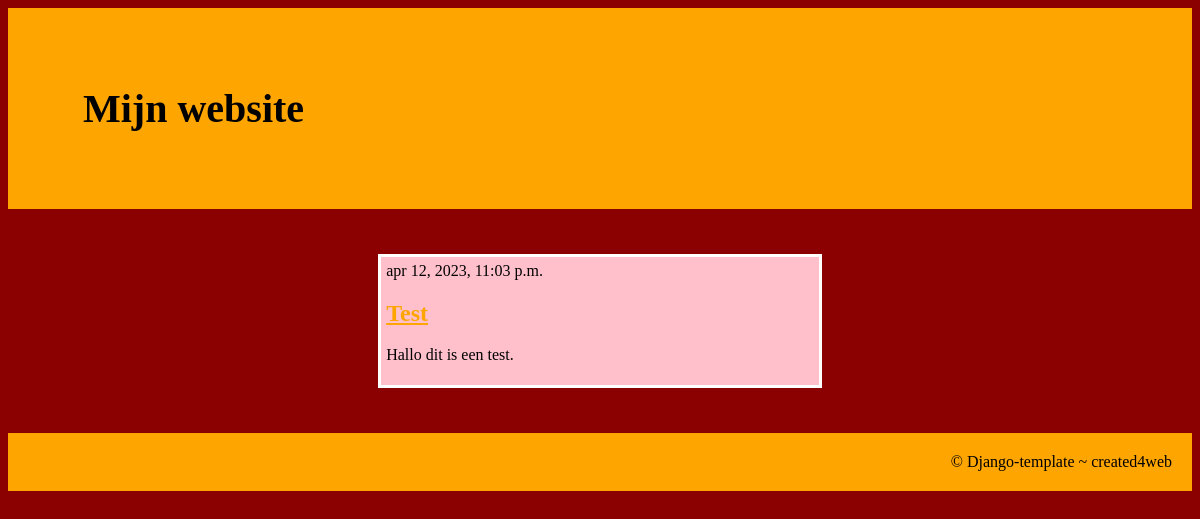
Before: / with the older database file.
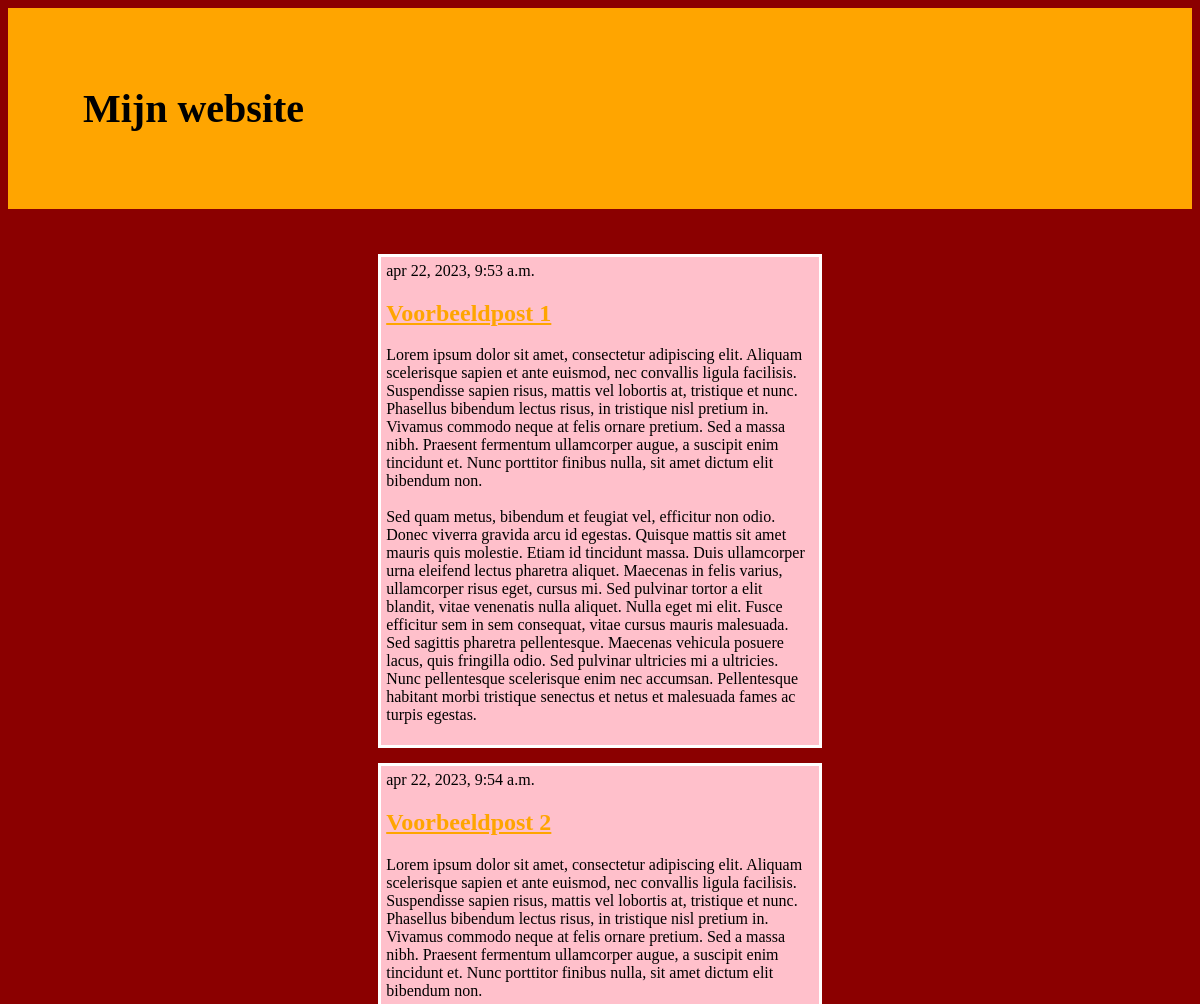
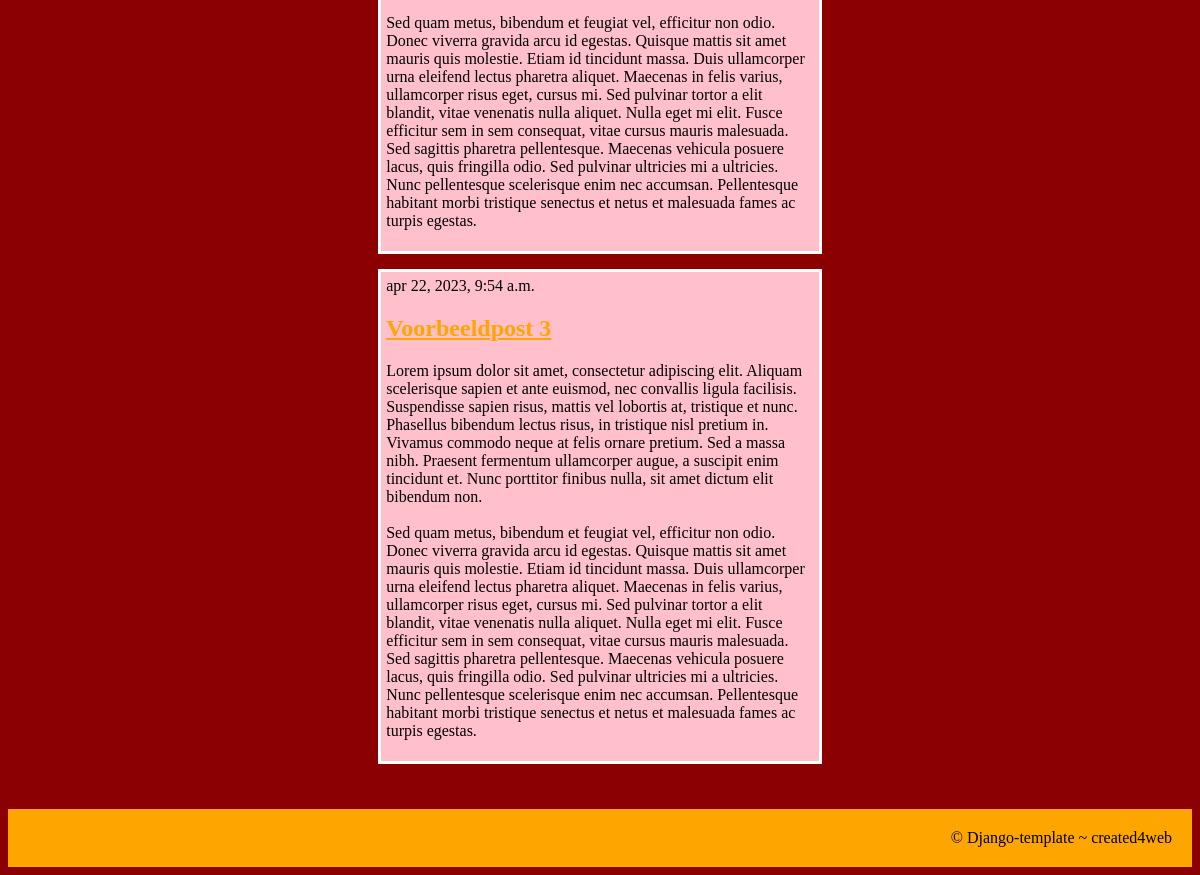
After: the same page with the newer database file (2 pictures, top to bottom).
### blog/models.py (models this page shows, shortened)
class Post(models.Model):
    author = models.ForeignKey(
        settings.AUTH_USER_MODEL, on_delete=models.CASCADE)
    title = models.CharField(max_length=200)
    text = models.TextField()
    created_date = models.DateTimeField(default=timezone.now)
    published_date = models.DateTimeField(blank=True, null=True)

### blog/views.py (the view)
# urls.py: path('', views.post_list, name='post_list'),
def post_list(request):
    posts = Post.objects.filter(published_date__lte=timezone.now()).order_by('published_date')
    return render(request, 'blog/post_list.html', {'posts': posts})

### blog/templates/blog/post_list.html (shortened to what this page needs)
{% load static %}
<!DOCTYPE html>
<html lang="nl">
    <head>
        <link rel="stylesheet" href="{% static 'css/stijl.css' %}">
    </head>
    <body>
        <div class="header"><h1>Mijn website</h1></div>
        <div class="kolom"></div>
        <div class="kolom">
            {% block content %}
            {% for post in posts %}
                <article class="post">
                    <time class="date">
                    {{ post.published_date }}
                    </time>
                    <h2><a href="">{{ post.title }}</a></h2>
                    <p>{{ post.text|linebreaksbr }}</p>
                </article>
            {% endfor %}
            {% endblock %}
        </div>
        <div class="kolom"></div>
        <div class="footer">&#169; Django-template ~ created4web</div>
        </body>
</html>

### blog/static/css/stijl.css (style rules this page uses)
body { background-color: darkred; }
.header { padding: 50px; padding-left: 75px; text-align: left; background-color: orange; font-size: 20px; }
article { border: 3px solid white; background-color: pink; padding: 5px; margin: 15px; }
.footer { max-height: 50px; padding: 20px; text-align: right; background: orange; font-size: 16px; }
.kolom { padding: 10px; margin-left: auto; margin-right: auto; width: 40%; }
h1 { color: black; }
a { color: orange; }
time { color: black; }

Changed rows visible on the page:
removed Post: published_date "apr 12, 2023, 11:03 p.m.", title "Test", text "Hallo dit is een test."
added Post: published_date "apr 22, 2023, 9:53 a.m.", title "Voorbeeldpost 1", text "Lorem ipsum dolor sit amet, consectetur adipiscing elit. Aliquam scelerisque sapien et ante euismod, nec convallis ligula facilisis. Suspendisse sapien risus, mattis vel lobortis at, tristique et nunc. Phasellus bibendum lectus risus, in tristique nisl pretium in. Vivamus commodo neque at felis ornare pretium. Sed a massa nibh. Praesent fermentum ullamcorper augue, a suscipit enim tincidunt et. Nunc porttitor finibus nulla, sit amet dictum elit bibendum non. Sed quam metus, bibendum et feugiat vel, efficitur non odio. Donec viverra gravida arcu id egestas. Quisque mattis sit amet mauris quis molestie. Etiam id tincidunt massa. Duis ullamcorper urna eleifend lectus pharetra aliquet. Maecenas…"
added Post: published_date "apr 22, 2023, 9:54 a.m.", title "Voorbeeldpost 2", text "Lorem ipsum dolor sit amet, consectetur adipiscing elit. Aliquam scelerisque sapien et ante euismod, nec convallis ligula facilisis. Suspendisse sapien risus, mattis vel lobortis at, tristique et nunc. Phasellus bibendum lectus risus, in tristique nisl pretium in. Vivamus commodo neque at felis ornare pretium. Sed a massa nibh. Praesent fermentum ullamcorper augue, a suscipit enim tincidunt et. Nunc porttitor finibus nulla, sit amet dictum elit bibendum non. Sed quam metus, bibendum et feugiat vel, efficitur non odio. Donec viverra gravida arcu id egestas. Quisque mattis sit amet mauris quis molestie. Etiam id tincidunt massa. Duis ullamcorper urna eleifend lectus pharetra aliquet. Maecenas…"
added Post: published_date "apr 22, 2023, 9:54 a.m.", title "Voorbeeldpost 3", text "Lorem ipsum dolor sit amet, consectetur adipiscing elit. Aliquam scelerisque sapien et ante euismod, nec convallis ligula facilisis. Suspendisse sapien risus, mattis vel lobortis at, tristique et nunc. Phasellus bibendum lectus risus, in tristique nisl pretium in. Vivamus commodo neque at felis ornare pretium. Sed a massa nibh. Praesent fermentum ullamcorper augue, a suscipit enim tincidunt et. Nunc porttitor finibus nulla, sit amet dictum elit bibendum non. Sed quam metus, bibendum et feugiat vel, efficitur non odio. Donec viverra gravida arcu id egestas. Quisque mattis sit amet mauris quis molestie. Etiam id tincidunt massa. Duis ullamcorper urna eleifend lectus pharetra aliquet. Maecenas…"
